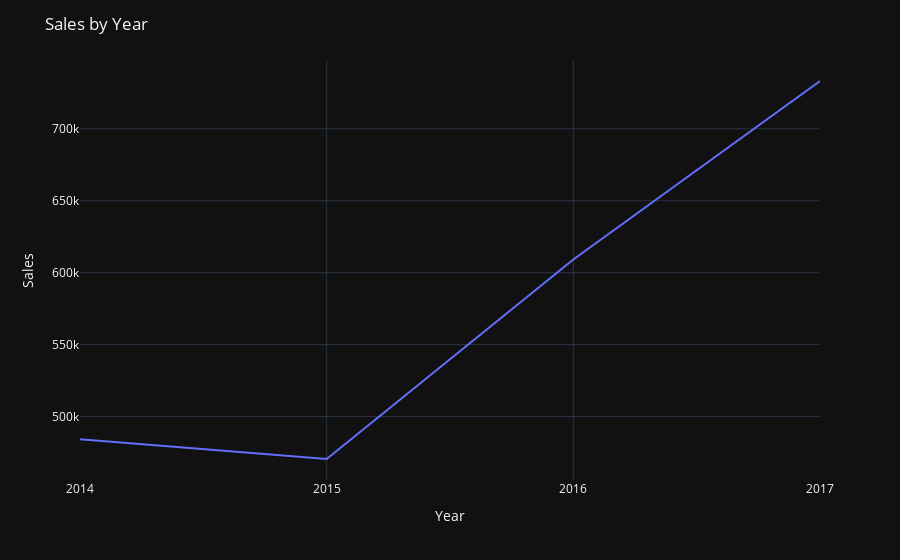

Notebook code cell kept with this figure:
### Code cell
# Create an interactive line chart to show sales trends over the years
# First, Create a Column with only the Year of the Order Date
df['Year'] = df['Order Date'].dt.year

# Create a Dataframe with Sales Aggregated by Year
yearly_sales = df.groupby('Year')['Sales'].sum().reset_index()

# Create Lineplot
fig = px.line(yearly_sales, x='Year', y='Sales')
fig.update_layout(
    title='Sales by Year',        # Adds a plot title
    xaxis_title='Year',           # Label for X axis
    yaxis_title='Sales',           # Label for Y axis
    xaxis=dict(tickmode='linear', dtick=1), # ticks at every integer (no 0.5 years)
    template='plotly_dark'          # Applies a dark visual theme
)
fig.show()

### Figure 1 — Plotly figure (JSON) as saved in the notebook; plotly's stock layout.template omitted (floating-point values rounded to 4 significant figures)
{"data": [{"hovertemplate": "Year=%{x}<br>Sales=%{y}<extra></extra>", "legendgroup": "", "line": {"color": "#636efa", "dash": "solid"}, "marker": {"symbol": "circle"}, "mode": "lines", "name": "", "orientation": "v", "showlegend": false, "type": "scatter", "x": [2014, 2015, 2016, 2017], "xaxis": "x", "y": [484200.0, 470500.0, 609200.0, 733200.0], "yaxis": "y"}], "layout": {"legend": {"tracegroupgap": 0}, "margin": {"t": 60}, "title": {"text": "Sales by Year"}, "xaxis": {"anchor": "y", "domain": [0, 1], "dtick": 1, "tickmode": "linear", "title": {"text": "Year"}}, "yaxis": {"anchor": "x", "domain": [0, 1], "title": {"text": "Sales"}}}}
